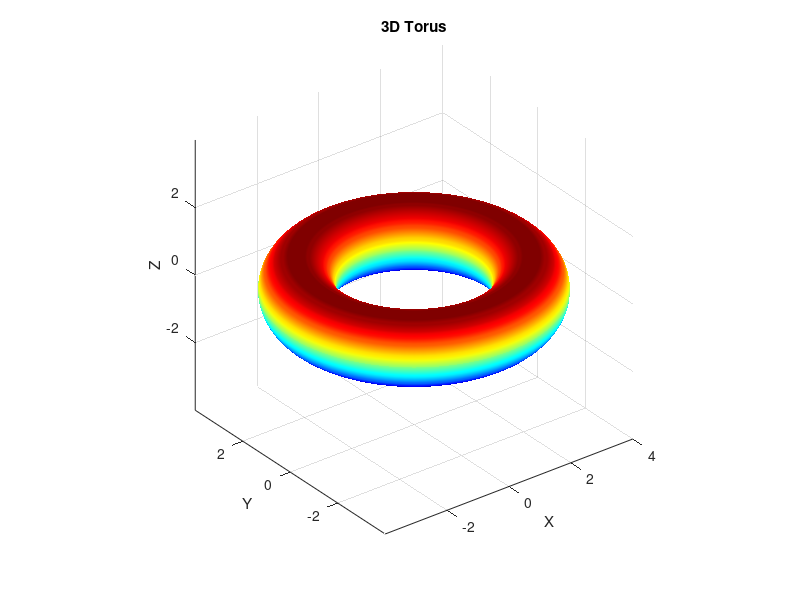

This figure's MATLAB source:
R = 3;
r = 1;

theta = linspace(0, 2*pi, 100);
phi = linspace(0, 2*pi, 100);
[Theta, Phi] = meshgrid(theta, phi);

X = (R + r * cos(Phi)) .* cos(Theta);
Y = (R + r * cos(Phi)) .* sin(Theta);
Z = r * sin(Phi);

figure;
surf(X, Y, Z);
axis equal;
xlabel('X');
ylabel('Y');
zlabel('Z');
title('3D Torus');
colormap('jet');
shading interp;

